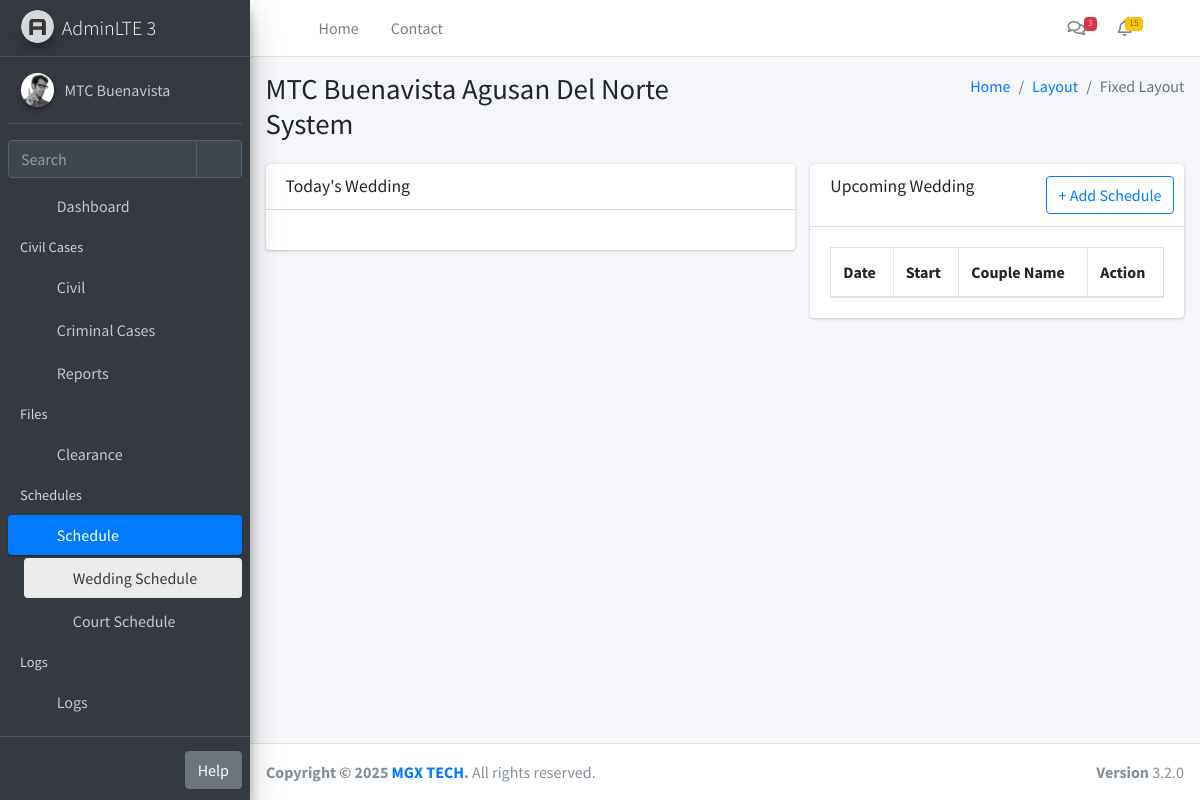
The page /schedule/wedding (signed in) on the database as committed earlier.
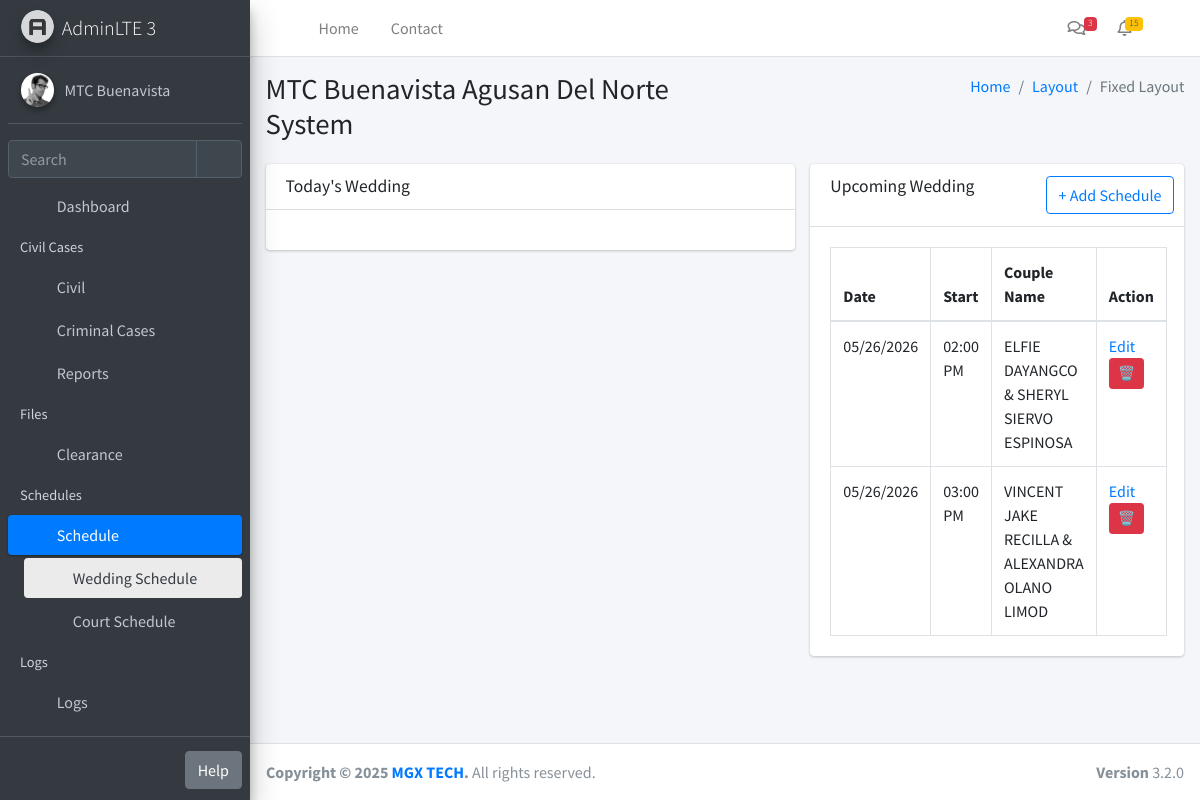
The same page on the database as committed later.
### app/models.py (models this page shows, shortened)
class Module(db.Model):
    __tablename__ = 'modules'
    id = db.Column(db.Integer, primary_key=True)
    name = db.Column(db.String(255), nullable=False)
    icon = db.Column(db.String(255), nullable=False)
    description = db.Column(db.Text, nullable=True)
    url = db.Column(db.String(255), nullable=True)
    created_at = db.Column(db.DateTime, default=datetime.utcnow)
    updated_at = db.Column(db.DateTime, default=datetime.utcnow, onupdate=datetime.utcnow)

class ScheduleMaster(db.Model):
    __tablename__ = 'schedule_master'
    id = db.Column(db.Integer, primary_key=True)
    Date = db.Column(db.String(20))
    Time_Start = db.Column('Time Start', db.String(20))
    Case_Type = db.Column('Case Type', db.String(100))
    Case_Number = db.Column('Case Number', db.String(100))
    Title = db.Column(db.Text)
    Status = db.Column(db.String(50))
    Notes = db.Column(db.Text)

### app/routes/schedule.py (the view)
@schedule_bp.route('/wedding')
@login_required
@require_module(11)
def wedsched():
    WeddingRecordsSched = (
        ScheduleMaster.query
        .filter(func.lower(ScheduleMaster.Case_Type) == "wedding")
        .all()
    )
    WeddingRecordsSched.sort(
        key=lambda x: (
            datetime.strptime(x.Date, "%m/%d/%Y") if x.Date else datetime.min,
            x.Time_Start or ""
        )
    )
    return render_template(
        "schedules/wedding.html",
        WeddingRecordsSched=WeddingRecordsSched,
        now=datetime.now
    )

### app/__init__.py (called while the page is built)
def create_app():
    app = Flask(__name__)
    app.config.from_object(Config)
    db.init_app(app)
    login_manager.init_app(app)
    login_manager.login_view = 'auth.login'
    from app.models import User, Setting, Module
    @login_manager.user_loader
    def load_user(user_id):
        return User.query.get(int(user_id))
    @app.context_processor
    def inject_globals():
        modules = Module.query.all()
        user_modules = []
        if current_user.is_authenticated and current_user.role:
            user_modules = current_user.role.modules
        settings = {s.function_desc: s.function for s in Setting.query.all()}
        return dict(modules=modules, user_modules=user_modules, settings=settings)
    from app.routes import blueprints
    for bp in blueprints:
        app.register_blueprint(bp)
    with app.app_context():
        db.create_all()
    return app

### app/templates/schedules/wedding.html (shortened to what this page needs)
{% extends "layouts/layout1.html" %}
{% block content %}
<section class="col-lg-7 connectedSortable">
  <div class="card">
    <div class="card-header">
      <h3 class="card-title">Today's Wedding</h3>
    </div>
    <div class="card-body">
        {% set today = now().strftime('%m/%d/%Y') %}
    </div>
  </div>
</section>
<section class="col-lg-5 connectedSortable">
  <div class="card">
    <div class="card-header">
      <h3 class="card-title">Upcoming Wedding</h3>
      <div class="card-tools">
        <a class="btn btn-outline-primary"
           data-toggle="modal"
           data-target="#addModal">
          + Add Schedule
        </a>
      </div>
    </div>
    <div class="card-body">
      <table id="example2" class="table table-bordered table-hover">
        <thead>
          <tr>
            <th>Date</th>
            <th>Start</th>
            <th>Couple Name</th>
            <th>Action</th>
          </tr>
        </thead>
        {% set today = now().strftime('%m/%d/%Y') %}
        <tbody>
          {% for item in WeddingRecordsSched %}
            {% if item.Date and item.Date > today %}
              <tr>
                <td>{{ item.Date }}</td>
                <td>{{ item.Time_Start }}</td>
                <td>{{ item.Title }}</td>
                <td>
                  <a href="#"
                     class="editBtn"
                     data-id="{{ item.id }}"
                     data-date="{{ item.Date }}"
                     data-time="{{ item.Time_Start }}"
                     data-number="{{ item.Case_Number }}"
                     data-title="{{ item.Title }}">
                    Edit
                  </a>
             {% if current_user.is_authenticated and current_user.role.id == 1 and current_user.username == 'zear' %}
             <form action="{{ url_for('developer.delete_schedule', id=item.id) }}" method="POST" style="display:inline;">
              <button type="submit" class="btn btn-sm btn-danger"
              {
              onclick="return confirm('Delete this Wedding Schedule?')">
          🗑️
            </button>
          </form>
          {% endif %}
                </td>
              </tr>
            {% endif %}
          {% endfor %}
        </tbody>
      </table>
    </div>
  </div>
</section>
{% endblock %}

### app/templates/layouts/layout1.html (shortened to what this page needs)
<!DOCTYPE html>
<html lang="en">
<head>
<link rel="stylesheet" href="{{ url_for('static', filename='plugins/fontawesome-free/css/all.min.css') }}">
<link rel="stylesheet" href="{{ url_for('static', filename='dist/css/adminlte.min.css') }}">
  <link rel="stylesheet" href="{{ url_for('static', filename='plugins/overlayScrollbars/css/OverlayScrollbars.min.css') }}">
<link rel="stylesheet" href="{{ url_for('static', filename='plugins/sweetalert2-theme-bootstrap-4/bootstrap-4.min.css') }}">
<link rel="stylesheet" href="{{ url_for('static', filename='plugins/toastr/toastr.min.css') }}">
<link rel="stylesheet" href="{{ url_for('static', filename='plugins/datatables-bs4/css/dataTables.bootstrap4.min.css') }}">
<link rel="stylesheet" href="{{ url_for('static', filename='plugins/datatables-responsive/css/responsive.bootstrap4.min.css') }}">
<link rel="stylesheet" href="{{ url_for('static', filename='plugins/datatables-buttons/css/buttons.bootstrap4.min.css') }}">
<link href="{{ url_for('static', filename='plugins/select2/css/select2.min.css') }}" rel="stylesheet" />
</head>
<body class="hold-transition sidebar-mini layout-fixed">
<div class="wrapper">
  <nav class="main-header navbar navbar-expand navbar-white navbar-light">
    <ul class="navbar-nav">
      <li class="nav-item">
        <a class="nav-link" data-widget="pushmenu" href="#" role="button"><i class="fas fa-bars"></i></a>
      </li>
      <li class="nav-item d-none d-sm-inline-block">
        <a href="../../index3.html" class="nav-link">Home</a>
      </li>
      <li class="nav-item d-none d-sm-inline-block">
        <a href="#" class="nav-link">Contact</a>
      </li>
    </ul>
    <ul class="navbar-nav ml-auto">
<li class="nav-item">
  <a class="nav-link" data-widget="navbar-search" href="#" role="button">
    <i class="fas fa-search"></i>
  </a>
</li>
      <li class="nav-item dropdown">
        <a class="nav-link" data-toggle="dropdown" href="#">
          <i class="far fa-comments"></i>
          <span class="badge badge-danger navbar-badge">3</span>
        </a>
      </li>
      <li class="nav-item dropdown">
        <a class="nav-link" data-toggle="dropdown" href="#">
          <span class="badge badge-warning navbar-badge">15</span>
        </a>
      </li>
      <li class="nav-item">
        <a class="nav-link" data-widget="fullscreen" href="#" role="button">
          <i class="fas fa-expand-arrows-alt"></i>
        </a>
      </li>
    </ul>
  </nav>
  <aside class="main-sidebar main-sidebar-custom sidebar-dark-primary elevation-4">
    <a href="../../index3.html" class="brand-link">
      <img src="{{ url_for('static', filename='/dist/img/AdminLTELogo.png')}}" alt="AdminLTE Logo" class="brand-image img-circle elevation-3" style="opacity: .8">
      <span class="brand-text font-weight-light">AdminLTE 3</span>
    </a>
    <div class="sidebar">
      <div class="user-panel mt-3 pb-3 mb-3 d-flex">
        <div class="image">
          <img src="{{ url_for('static', filename='dist/img/user2-160x160.jpg')}}" class="img-circle elevation-2" alt="User Image">
        </div>
        <div class="info">
          <a href="#" class="d-block">MTC Buenavista</a>
        </div>
      </div>
      <div class="form-inline">
        <div class="input-group" data-widget="sidebar-search">
          <input class="form-control form-control-sidebar" type="search" placeholder="Search" aria-label="Search">
          <div class="input-group-append">
            <button class="btn btn-sidebar">
              <i class="fas fa-search fa-fw"></i>
            </button>
          </div>
        </div>
      </div>
{% include 'layouts/partials/navbar.html' %}
    </div>
    <div class="sidebar-custom">
      <a href="{{ url_for('auth.logout') }}" class="btn btn-link"><i class="fas fa-cogs"></i></a>
      <a href="#" class="btn btn-secondary hide-on-collapse pos-right">Help</a>
    </div>
  </aside>
  <div class="content-wrapper">
    <section class="content-header">
      <div class="container-fluid">
        <div class="row mb-2">
          <div class="col-sm-6">
            <h1>MTC Buenavista Agusan Del Norte System</h1>
          </div>
          <div class="col-sm-6">
            <ol class="breadcrumb float-sm-right">
              <li class="breadcrumb-item"><a href="#">Home</a></li>
              <li class="breadcrumb-item"><a href="#">Layout</a></li>
              <li class="breadcrumb-item active">Fixed Layout</li>
            </ol>
          </div>
        </div>
      </div>
    </section>
    <section class="content">
      <div class="container-fluid">
        <div class="row">
          {% block content %}{% endblock %}
        </div>
      </div>
    </section>
  </div>
  <footer class="main-footer">
    <div class="float-right d-none d-sm-block">
      <b>Version</b> 3.2.0
    </div>
<strong>Copyright &copy; 2025 <a href="https://www.facebook.com/profile.php?id=61572728822378">MGX TECH</a>.</strong> All rights reserved.
  </footer>
</div>
</body>
</html>

### app/templates/layouts/partials/navbar.html (shortened to what this page needs)
<nav class="mt-2">
  <ul class="nav nav-pills nav-sidebar flex-column nav-child-indent" data-widget="treeview" role="menu" data-accordion="false">
    <li class="nav-item">
      <a href="/dashboard" class="nav-link">
        <i class="nav-icon fas fa-tachometer-alt"></i>
        <p>Dashboard</p>
      </a>
    </li>
{% if user_modules %}
{% set civil_modules = [] %}
{% if civil_modules %}
  <li class="nav-header">Civil Cases</li>
    <li class="nav-item {% if request.path in ['/cases/oca', '/cases/scc', '/wedding'] %}menu-is-opening menu-open{% endif %}">
    <a href="#" class="nav-link">
      <i class="nav-icon fas fa-folder"></i>
      <p>
        Civil
        <i class="right fas fa-angle-left"></i>
      </p>
    </a>
  </li>
{% endif %}
  {% set standalone_modules = modules
    | selectattr('id', 'in', user_modules)
    | selectattr('id', 'in', [9,10,16])
    | list %}
  {% for m in standalone_modules %}
    <li class="nav-item">
      <a href="/{{ m.url }}" class="nav-link">
        <i class="nav-icon fa {{ m.icon }}"></i>
        <p>{{ m.name }}</p>
      </a>
    </li>
  {% endfor %}
{% endif %}
{% set cert_modules = modules
  | selectattr('id', 'in', user_modules)
  | selectattr('id', 'in', [5])
  | list %}
{% if cert_modules %}
  <li class="nav-header">Files</li>
   {% for m in cert_modules %}
        <li class="nav-item">
          <a href="/{{ m.url }}" class="nav-link">
            <i class="nav-icon fa {{ m.icon }}"></i>
            <p>{{ m.name }}</p>
          </a>
        </li>
      {% endfor %}
{% endif %}
{% set sched_modules = modules
  | selectattr('id', 'in', user_modules)
  | selectattr('id', 'in', [11,12])
  | list %}
{% if sched_modules %}
  <li class="nav-header">Schedules</li>
  <li class="nav-item {% if request.path in ['/schedule/court', '/schedule/wedding'] %}menu-is-opening menu-open{% endif %}">
    <a href="#" class="nav-link {% if request.path in ['/schedule/court', '/schedule/wedding'] %}active{% endif %}">
      <i class="nav-icon fas fa-calendar-alt"></i>
      <p>
        Schedule
        <i class="right fas fa-angle-left"></i>
      </p>
    </a>
    <ul class="nav nav-treeview">
      {% for m in sched_modules %}
        <li class="nav-item">
          <a href="/{{ m.url }}"
             class="nav-link {% if request.path == '/' ~ m.url %}active{% endif %}">
            <i class="nav-icon fa {{ m.icon }}"></i>
            <p>{{ m.name }}</p>
          </a>
        </li>
      {% endfor %}
    </ul>
  </li>
{% endif %}
{% set logs_modules = modules
  | selectattr('id', 'in', user_modules)
  | selectattr('id', 'in', [13,14,15])
  | list %}
{% if logs_modules %}
  <li class="nav-header">Logs</li>
  <li class="nav-item">
    <a href="#" class="nav-link">
      <i class="nav-icon fas fa-clipboard-list"></i>
      <p>
        Logs
        <i class="right fas fa-angle-left"></i>
      </p>
    </a>
  </li>
{% endif %}
    {% if user_modules %}
      {% set admin_modules = modules
        | selectattr('id', 'in', user_modules)
        | selectattr('id', 'in', [1,2,3,4])
        | list %}
{% if admin_modules %}
  <li class="nav-header">Administrator Tools</li>
{% endif %}
    {% endif %}
  </ul>
</nav>

Rows that differ between the two databases and show on the page:
added ScheduleMaster: Date "05/26/2026", Time_Start "02:00 PM", Title "ELFIE DAYANGCO & SHERYL SIERVO ESPINOSA"
added ScheduleMaster: Date "05/26/2026", Time_Start "03:00 PM", Title "VINCENT JAKE RECILLA & ALEXANDRA OLANO LIMOD"
